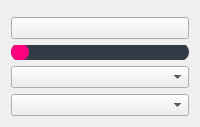
                   <widget class="QWidget" name="tab_2">
                    <attribute name="title">
                     <string>Laser 2</string>
                    </attribute>
                    <layout class="QVBoxLayout" name="verticalLayout_11">
                     <item>
                      <widget class="QFrame" name="circularProgressBar_Main_3">
                       <property name="maximumSize">
                        <size>
                         <width>16777215</width>
                         <height>232</height>
                        </size>
                       </property>
                       <property name="styleSheet">
                        <string notr="true">background-color: none;</string>
                       </property>
                       <property name="frameShape">
                        <enum>QFrame::NoFrame</enum>
                       </property>
                       <property name="frameShadow">
                        <enum>QFrame::Raised</enum>
                       </property>
                       <widget class="QFrame" name="circularProgressRAM_2">
                        <property name="geometry">
                         <rect>
                          <x>10</x>
                          <y>10</y>
                          <width>220</width>
                          <height>220</height>
                         </rect>
                        </property>
                        <property name="styleSheet">
                         <string notr="true">QFrame{
	border-radius: 110px;	
	background-color: qconicalgradient(cx:0.5, cy:0.5, angle:90, stop:0.750 rgba(255, 0, 127, 255), stop:0.745 rgba(255, 255, 255, 0));
}</string>
                        </property>
                        <property name="frameShape">
                         <enum>QFrame::StyledPanel</enum>
                        </property>
                        <property name="frameShadow">
                         <enum>QFrame::Raised</enum>
                        </property>
                       </widget>
                       <widget class="QFrame" name="circularBg_4">
                        <property name="geometry">
                         <rect>
                          <x>10</x>
                          <y>10</y>
                          <width>220</width>
                          <height>220</height>
                         </rect>
                        </property>
                        <property name="styleSheet">
                         <string notr="true">QFrame{
	border-radius: 110px;	
	background-color: rgba(85, 85, 127, 100);
}</string>
                        </property>
                        <property name="frameShape">
                         <enum>QFrame::StyledPanel</enum>
                        </property>
                        <property name="frameShadow">
                         <enum>QFrame::Raised</enum>
                        </property>
                       </widget>
                       <widget class="QFrame" name="circularContainer_4">
                        <property name="geometry">
                         <rect>
                          <x>25</x>
                          <y>25</y>
                          <width>190</width>
                          <height>190</height>
                         </rect>
                        </property>
                        <property name="baseSize">
                         <size>
                          <width>0</width>
                          <height>0</height>
                         </size>
                        </property>
                        <property name="styleSheet">
                         <string notr="true">QFrame{
	border-radius: 95px;	
	background-color: rgb(58, 58, 102);
}</string>
                        </property>
                        <property name="frameShape">
                         <enum>QFrame::StyledPanel</enum>
                        </property>
                        <property name="frameShadow">
                         <enum>QFrame::Raised</enum>
                        </property>
                        <widget class="QWidget" name="layoutWidget_4">
                         <property name="geometry">
                          <rect>
                           <x>10</x>
                           <y>40</y>
                           <width>171</width>
                           <height>142</height>
                          </rect>
                         </property>
                         <layout class="QGridLayout" name="infoLayout_4">
                          <item row="0" column="0">
                           <widget class="QLabel" name="laser2_wavelengthInfo">
                            <property name="font">
                             <font>
                              <family>Segoe UI</family>
                              <pointsize>10</pointsize>
                             </font>
                            </property>
                            <property name="styleSheet">
                             <string notr="true">color: #FFFFFF; background-color: none;</string>
                            </property>
                            <property name="text">
                             <string>&lt;html&gt;&lt;head/&gt;&lt;body&gt;&lt;p&gt;WaveLength = 655mm&lt;br/&gt;&lt;/p&gt;&lt;/body&gt;&lt;/html&gt;</string>
                            </property>
                            <property name="alignment">
                             <set>Qt::AlignCenter</set>
                            </property>
                           </widget>
                          </item>
                          <item row="2" column="0">
                           <widget class="QLabel" name="laser2_temp">
                            <property name="font">
                             <font>
                              <family>Segoe UI</family>
                              <pointsize>8</pointsize>
                             </font>
                            </property>
                            <property name="styleSheet">
                             <string notr="true">color: rgb(148, 148, 216); background-color: none;</string>
                            </property>
                            <property name="text">
                             <string>&lt;html&gt;&lt;head/&gt;&lt;body&gt;&lt;p&gt;MAX:&lt;span style=&quot; color:#ffffff;&quot;&gt;200&lt;/span&gt;&lt;/p&gt;&lt;/body&gt;&lt;/html&gt;</string>
                            </property>
                            <property name="alignment">
                             <set>Qt::AlignCenter</set>
                            </property>
                           </widget>
                          </item>
                          <item row="1" column="0">
                           <widget class="QLabel" name="laser2Percentage">
                            <property name="font">
                             <font>
                              <family>Roboto Thin</family>
                              <pointsize>30</pointsize>
                             </font>
                            </property>
                            <property name="styleSheet">
                             <string notr="true">color: rgb(255, 44, 174); padding: 0px; background-color: none;</string>
                            </property>
                            <property name="text">
                             <string>&lt;p align=&quot;center&quot;&gt;&lt;span style=&quot; font-size:50pt;&quot;&gt;25&lt;/span&gt;&lt;span style=&quot; font-size:40pt; vertical-align:super;&quot;&gt;%&lt;/span&gt;&lt;/p&gt;</string>
                            </property>
                            <property name="alignment">
                             <set>Qt::AlignCenter</set>
                            </property>
                            <property name="indent">
                             <number>-1</number>
                            </property>
                           </widget>
                          </item>
                         </layout>
                        </widget>
                       </widget>
                      </widget>
                     </item>
                     <item>
                      <widget class="QPushButton" name="laser2_powerButton">
                       <property name="minimumSize">
                        <size>
                         <width>0</width>
                         <height>0</height>
                        </size>
                       </property>
                       <property name="cursor">
                        <cursorShape>PointingHandCursor</cursorShape>
                       </property>
                       <property name="text">
                        <string/>
                       </property>
                      </widget>
                     </item>
                     <item>
                      <widget class="QSlider" name="laser2_slider">
                       <property name="styleSheet">
                        <string notr="true">/* SLIDERS */
QSlider::groove:horizontal {
    border-radius: 9px;
    height: 18px;
	margin: 0px;
	background-color: rgb(52, 59, 72);
}
QSlider::groove:horizontal:hover {
	background-color: rgb(55, 62, 76);
}
QSlider::handle:horizontal {
    background-color: rgb(255, 0, 127);
    border: none;
    height: 18px;
    width: 18px;
    margin: 0px;
	border-radius: 9px;
}
QSlider::handle:horizontal:hover {
    background-color: rgb(255, 55, 155);
}
QSlider::handle:horizontal:pressed {
    background-color: rgb(199, 0, 99);
}
</string>
                       </property>
                       <property name="maximum">
                        <number>100</number>
                       </property>
                       <property name="orientation">
                        <enum>Qt::Horizontal</enum>
                       </property>
                      </widget>
                     </item>
                     <item>
                      <widget class="QComboBox" name="comboBox_4"/>
                     </item>
                     <item>
                      <widget class="QComboBox" name="comboBox_5"/>
                     </item>
                    </layout>
                   </widget>
